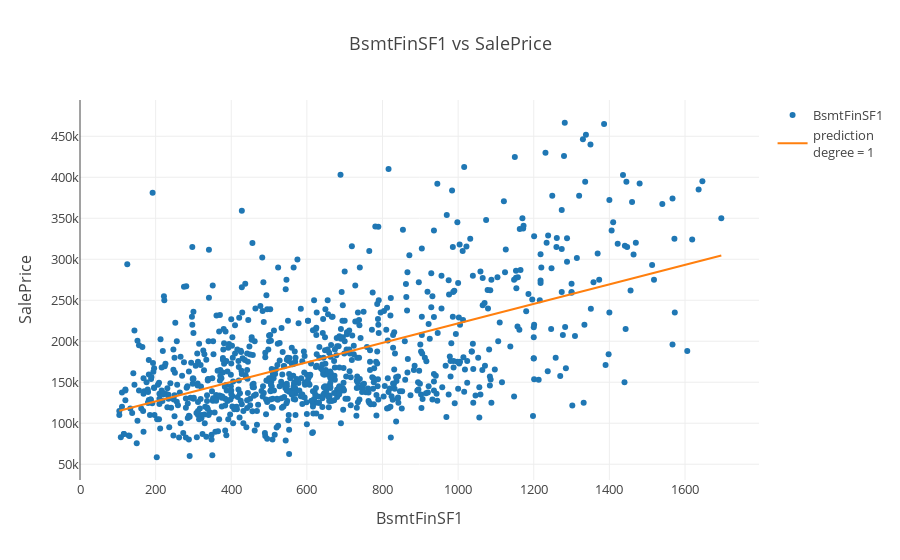

The notebook cell saved with this chart:
### Code cell
filt_BsmtFinSF1 = df_BsmtFinSF1['BsmtFinSF1'].between(100,1800)
df_BsmtFinSF1 =df_BsmtFinSF1.loc[filt_BsmtFinSF1]
equations_dict = poly_regression(df=df_BsmtFinSF1,col='BsmtFinSF1',target='SalePrice',degree=1,round_off=2,equations_dict=equations_dict)
